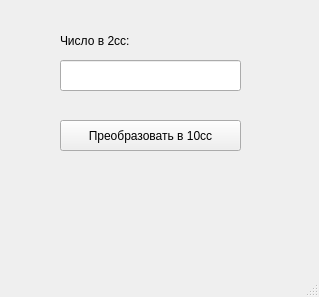
<?xml version="1.0" encoding="UTF-8"?>
<ui version="4.0">
 <class>MainWindow</class>
 <widget class="QMainWindow" name="MainWindow">
  <property name="geometry">
   <rect>
    <x>0</x>
    <y>0</y>
    <width>319</width>
    <height>297</height>
   </rect>
  </property>
  <property name="windowTitle">
   <string>MainWindow</string>
  </property>
  <widget class="QWidget" name="centralwidget">
   <widget class="QLineEdit" name="lineEditNumber">
    <property name="geometry">
     <rect>
      <x>60</x>
      <y>60</y>
      <width>181</width>
      <height>31</height>
     </rect>
    </property>
   </widget>
   <widget class="QLabel" name="labelNumber">
    <property name="geometry">
     <rect>
      <x>60</x>
      <y>30</y>
      <width>181</width>
      <height>21</height>
     </rect>
    </property>
    <property name="text">
     <string>Число в 2сс:</string>
    </property>
   </widget>
   <widget class="QPushButton" name="pushButtonConvert">
    <property name="geometry">
     <rect>
      <x>60</x>
      <y>120</y>
      <width>181</width>
      <height>31</height>
     </rect>
    </property>
    <property name="text">
     <string>Преобразовать в 10сс</string>
    </property>
   </widget>
   <widget class="QLabel" name="labelResult">
    <property name="geometry">
     <rect>
      <x>60</x>
      <y>180</y>
      <width>181</width>
      <height>21</height>
     </rect>
    </property>
    <property name="text">
     <string/>
    </property>
    <property name="alignment">
     <set>Qt::AlignCenter</set>
    </property>
   </widget>
  </widget>
  <widget class="QMenuBar" name="menubar">
   <property name="geometry">
    <rect>
     <x>0</x>
     <y>0</y>
     <width>319</width>
     <height>21</height>
    </rect>
   </property>
  </widget>
  <widget class="QStatusBar" name="statusbar"/>
 </widget>
 <resources/>
 <connections/>
</ui>
